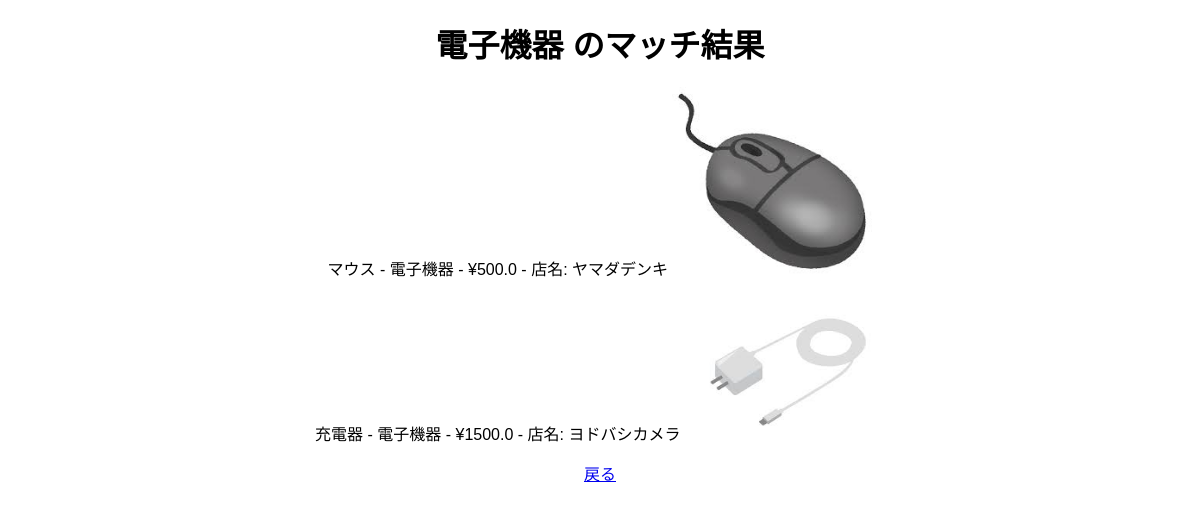
Screenshot of /match/電子機器 with the database file from the repository.
### tables this page shows
CREATE TABLE store_data (  
            id INTEGER PRIMARY KEY AUTOINCREMENT,  
            name TEXT NOT NULL,  
            category TEXT NOT NULL,  
            price REAL,  
            store_name TEXT, 
            photo_path TEXT NOT NULL  -- 写真のパス追加
        );

### app.py (the view)
@app.route('/match/<category>')
def match(category):
    conn = get_db_connection()
    matching_store_data = conn.execute('SELECT * FROM store_data WHERE category = ?', (category,)).fetchall()
    conn.close()
    return render_template('match.html', store_items=matching_store_data, category=category)

### app.py (called while the page is built)
def get_db_connection():
    conn = sqlite3.connect('database.db')
    conn.row_factory = sqlite3.Row
    return conn

### templates/match.html (shortened to what this page needs)
<!DOCTYPE html>
<html lang="ja">
<head>
</head>
<body>
    <h1>{{ category }} のマッチ結果</h1>
    <ul>
        {% for item in store_items %}
        <li>{{ item['name'] }} - {{ item['category'] }} - ¥{{ item['price'] }} - 店名: {{ item['store_name'] }}
            {% if item['photo_path'] %}
            <img src="{{ url_for('static', filename=item['photo_path'].split('/')[-2] + '/' + item['photo_path'].split('/')[-1]) }}"
                 alt="{{ item['name'] }}">
            {% else %}
            <p>写真はありません</p>
            {% endif %}
        </li>
        {% else %}
        <li>一致するデータはありません。</li>
        {% endfor %}
    </ul>
    <a href="{{ url_for('index') }}">戻る</a>
</body>
</html>

### templates/match.html (style rules this page uses)
body { font-family: Arial, sans-serif; text-align: center; }
h1 { margin-top: 20px; }
ul { list-style: none; padding: 0; }
li { margin-bottom: 10px; }
img { max-width: 200px; height: auto; }

### rows the page displays
store_data: name "マウス", category "電子機器", price "500.0", store_name "ヤマダデンキ", photo_path (picture)
store_data: name "充電器", category "電子機器", price "1500.0", store_name "ヨドバシカメラ", photo_path (picture)

### other values shown
{{ category }} "電子機器"
